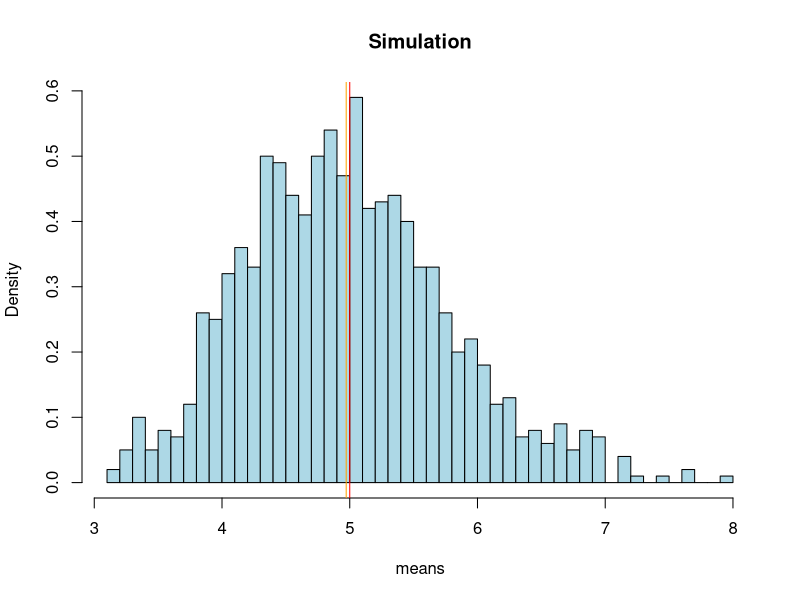
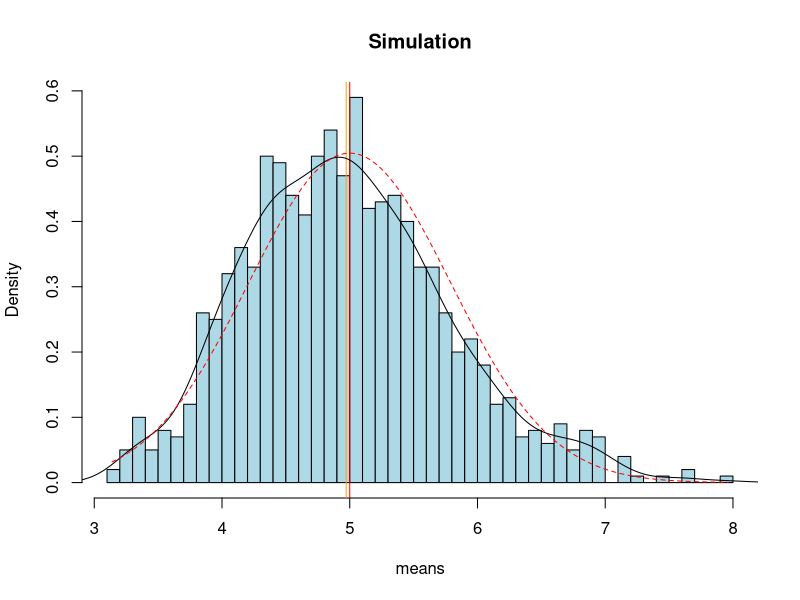
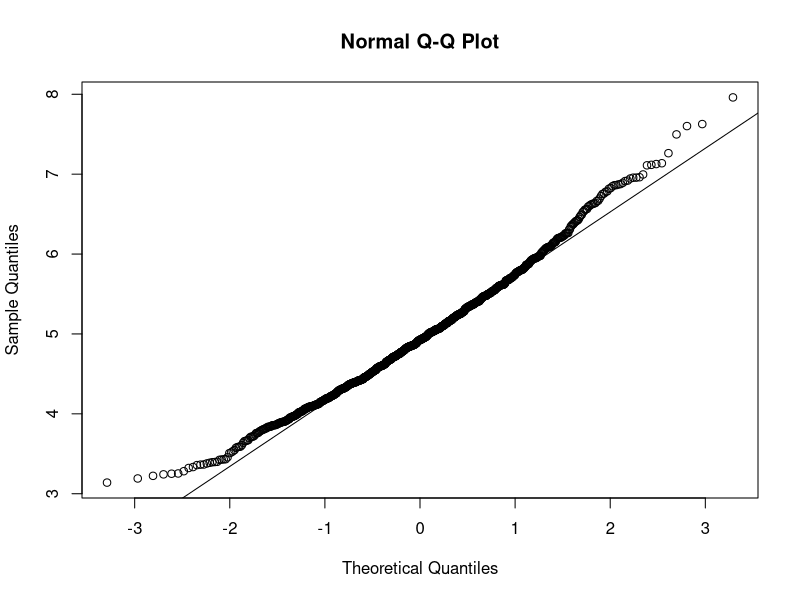

Generate these figures, in order, with R:
## ---- chunk 1
knitr::opts_chunk$set( echo= FALSE, message=FALSE, warnings=FALSE)

## ---- chunk 2

if (!require("ggplot2")) install.packages("ggplot2",repos = 'http://cran.us.r-project.org')

lamda <- 0.2
n <- 40
nosim <- 1000
set.seed(6661821)
## ---- chunk 3

simulations <- replicate(nosim, rexp(n, lamda))
means_sim <- apply(simulations, 2, mean)

## ---- chunk 4

distribution_center <- mean(means_sim)
theoretical_center <- 1/lamda
## ---- chunk 5

hist(means_sim, breaks=50, freq=FALSE, col='lightblue', xlab ="means", main = "Simulation")
abline(v = theoretical_center, col = "red")
abline(v = distribution_center, col = "orange")
## ---- chunk 6
theoretical_sd <- (1/lamda)/sqrt(n)
sample_sd <- sd(means_sim)
## ---- chunk 7
theoretical_var <- theoretical_sd^2
sample_var <- sample_sd^2
## ---- chunk 8

hist(means_sim, breaks=50, freq=FALSE, col='lightblue', xlab ="means", main = "Simulation")
abline(v = theoretical_center, col = "red")
abline(v = distribution_center, col = "orange")
lines(density(means_sim))
# Create the corresponding standard distribution for the simulated distribution
xfit <- seq(min(means_sim), max(means_sim), length=1000)
yfit <- dnorm(xfit, mean=1/lamda, sd=(1/lamda/sqrt(n)))
lines(xfit, yfit, pch=22, col="red", lty=2)

## ---- chunk 9
qqnorm(means_sim)
qqline(means_sim)
